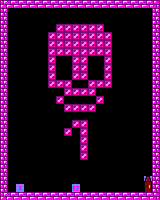

A 2D game scene composited from a Tiled map and its tileset images. What follows is a short description and the map's XML, with every tile layer's data as written:
An orthogonal 20x25 tile map with 8x8 px tiles, 1 tile layer (Capa de Patrones 1).

<map version="1.2" tiledversion="1.2.4" orientation="orthogonal" renderorder="right-down" width="20" height="25" tilewidth="8" tileheight="8" infinite="0" nextlayerid="2" nextobjectid="1">
 <tileset firstgid="1" source="tileset_juego.tsx" />
 <layer id="1" name="Capa de Patrones 1" width="20" height="25">
  <data encoding="csv">
2,3,3,3,3,3,3,3,3,3,3,3,3,3,3,3,3,3,3,4,
8,0,0,0,0,0,0,0,0,0,0,0,0,0,0,0,0,0,0,8,
8,0,0,0,0,0,0,0,0,0,0,0,0,0,0,0,0,0,0,8,
8,0,0,0,0,0,0,26,26,26,26,26,26,0,0,0,0,0,0,8,
8,0,0,0,0,0,26,26,26,26,26,26,26,26,0,0,0,0,0,8,
8,0,0,0,0,0,26,26,26,26,26,26,26,26,0,0,0,0,0,8,
8,0,0,0,0,0,26,26,26,26,26,26,26,26,0,0,0,0,0,8,
8,0,0,0,0,0,26,0,0,26,26,0,0,26,0,0,0,0,0,8,
8,0,0,0,0,0,26,0,0,26,26,0,0,26,0,0,0,0,0,8,
8,0,0,0,0,0,26,0,0,26,26,0,0,26,0,0,0,0,0,8,
8,0,0,0,0,0,26,26,26,0,0,26,26,26,0,0,0,0,0,8,
8,0,0,0,0,0,0,0,26,26,26,26,0,0,0,0,0,0,0,8,
8,0,0,0,0,0,0,26,0,0,0,0,26,0,0,0,0,0,0,8,
8,0,0,0,0,0,0,0,26,26,26,26,0,0,0,0,0,0,0,8,
8,0,0,0,0,0,0,0,0,0,0,0,0,0,0,0,0,0,0,8,
8,0,0,0,0,0,0,0,0,26,26,0,0,0,0,0,0,0,0,8,
8,0,0,0,0,0,0,0,26,0,26,0,0,0,0,0,0,0,0,8,
8,0,0,0,0,0,0,0,0,0,26,0,0,0,0,0,0,0,0,8,
8,0,0,0,0,0,0,0,0,0,26,0,0,0,0,0,0,0,0,8,
8,0,0,0,0,0,0,0,0,0,26,0,0,0,0,0,0,0,0,8,
8,0,0,0,0,0,0,0,0,0,0,0,0,0,0,0,0,0,0,8,
8,0,0,0,0,0,0,0,0,0,0,0,0,0,0,0,0,0,0,8,
8,0,0,0,0,0,0,0,0,0,0,0,0,0,0,0,0,0,39,8,
8,0,46,0,0,0,0,0,0,48,0,0,0,0,0,0,0,0,40,8,
2,3,3,3,3,3,3,3,3,3,3,3,3,3,3,3,3,3,3,4
</data>
 </layer>
</map>
